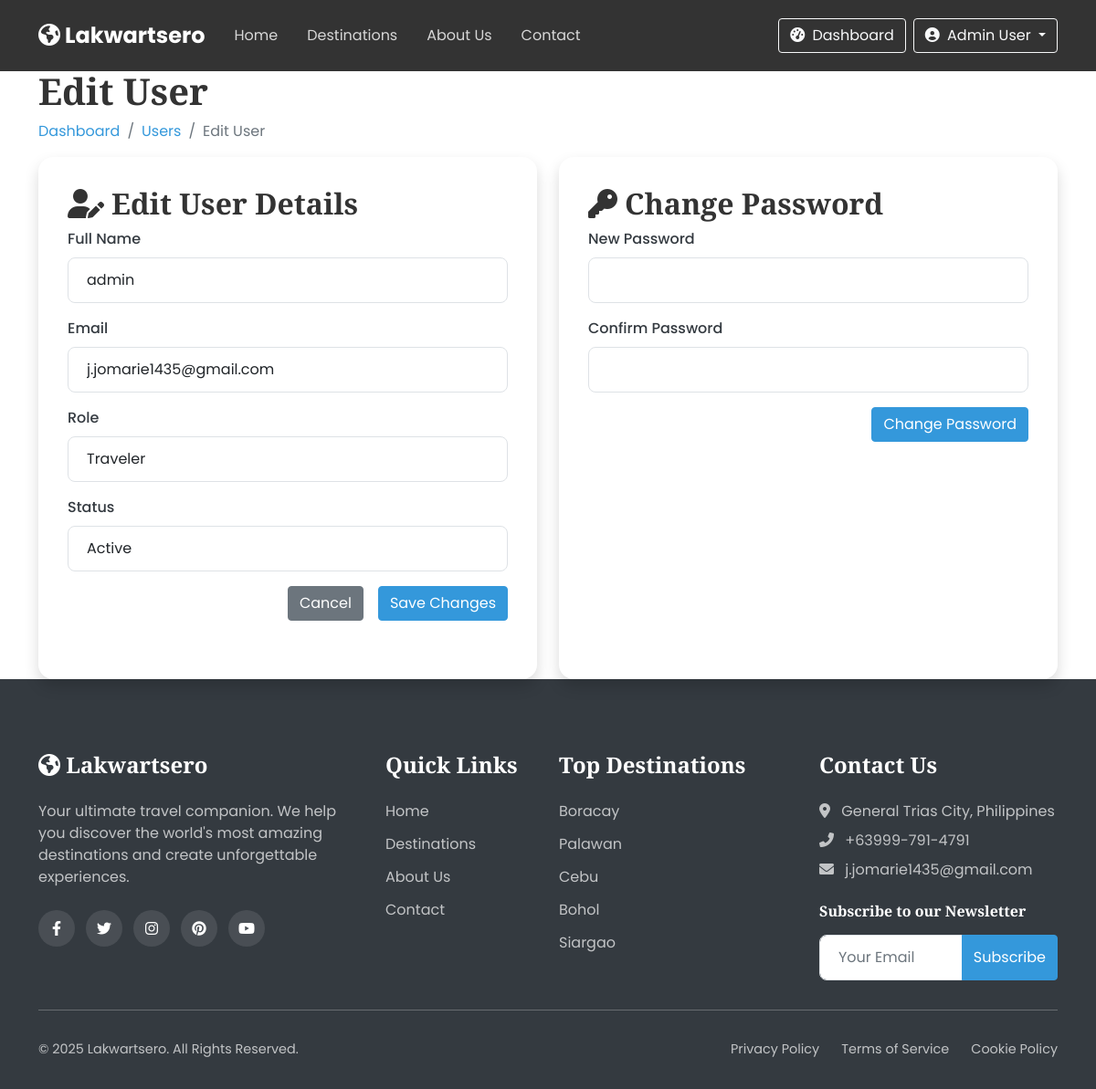
Before: /edit-user.php?id=5 (signed in) with the older database file.
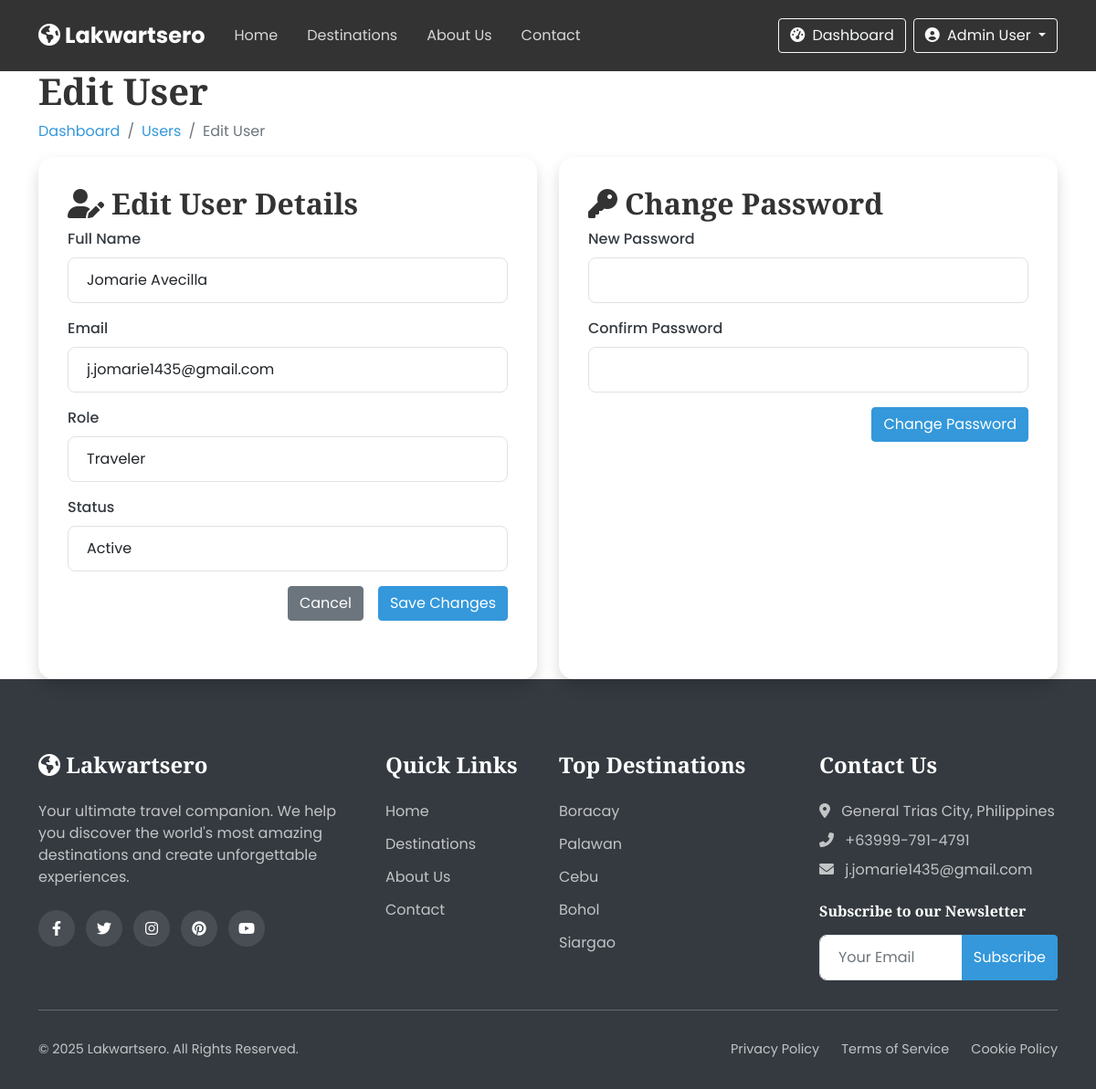
After: the same page with the newer database file.
### tables this page shows
CREATE TABLE `users` (
  `id` int(11) NOT NULL,
  `role_id` int(11) NOT NULL,
  `full_name` varchar(100) NOT NULL,
  `username` varchar(50) NOT NULL,
  `email` varchar(100) NOT NULL,
  `password` varchar(255) NOT NULL,
  `phone` varchar(20) DEFAULT NULL,
  `address` text DEFAULT NULL,
  `profile_img` varchar(255) DEFAULT 'default-user.jpg',
  `created_at` timestamp NOT NULL DEFAULT current_timestamp(),
  `updated_at` timestamp NOT NULL DEFAULT current_timestamp() ON UPDATE current_timestamp(),
  `status` enum('active','inactive','banned') DEFAULT 'active'
);

### edit-user.php (the view, shortened to what the changed rows need)
<?php
include 'includes/header.php';
$userId = isset($_GET['id']) ? (int)$_GET['id'] : 0;
$sql = "SELECT u.*, r.name as role FROM users u JOIN roles r ON u.role_id = r.id WHERE u.id = ?";
$stmt = $conn->prepare($sql);
$stmt->bind_param("i", $userId);
$stmt->execute();
$user = $stmt->get_result()->fetch_assoc();
?>
<section class="dashboard-section">
    <div class="container">
        <div class="dashboard-header" data-aos="fade-up">
            <h1>Edit User</h1>
        </div>
        <div class="row">
            <div class="col-md-6">
                <div class="dashboard-card" data-aos="fade-up">
                    <div class="dashboard-card-header">
                        <h2><i class="fas fa-user-edit me-2"></i>Edit User Details</h2>
                    </div>
                    <div class="dashboard-card-body">
                        <form method="post" action="edit-user.php?id=<?php echo $userId; ?>">
                            <div class="mb-3">
                                <label for="full_name" class="form-label">Full Name</label>
                                <input type="text" class="form-control" id="full_name" name="full_name"
                                       value="<?php echo htmlspecialchars($user['full_name']); ?>" required>
                            </div>
                            <div class="mb-3">
                                <label for="email" class="form-label">Email</label>
                                <input type="email" class="form-control" id="email" name="email"
                                       value="<?php echo htmlspecialchars($user['email']); ?>" required>
                            </div>
                            <div class="mb-3">
                                <label for="status" class="form-label">Status</label>
                                <select class="form-control" id="status" name="status" required>
                                    <option value="active" <?php echo $user['status'] === 'active' ? 'selected' : ''; ?>>Active</option>
                                </select>
                            </div>
                        </form>
                    </div>
                </div>
            </div>
            <div class="col-md-6">
                <div class="dashboard-card" data-aos="fade-up">
                    <div class="dashboard-card-header">
                        <h2><i class="fas fa-key me-2"></i>Change Password</h2>
                    </div>
                </div>
            </div>
        </div>
    </div>
</section>
<?php include 'includes/footer.php'; ?>

Changed rows visible on the page:
changed users "j.jomarie1435@gmail.com": full_name "admin" → "Jomarie Avecilla"
